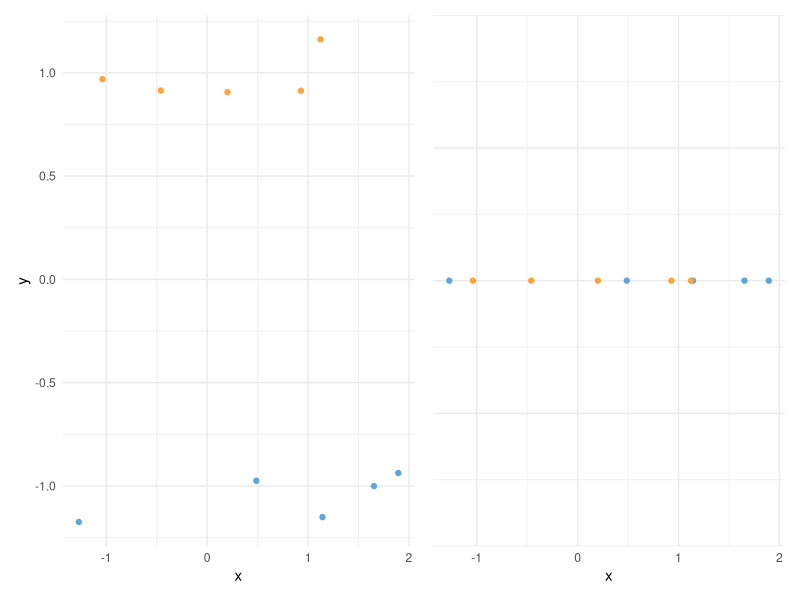
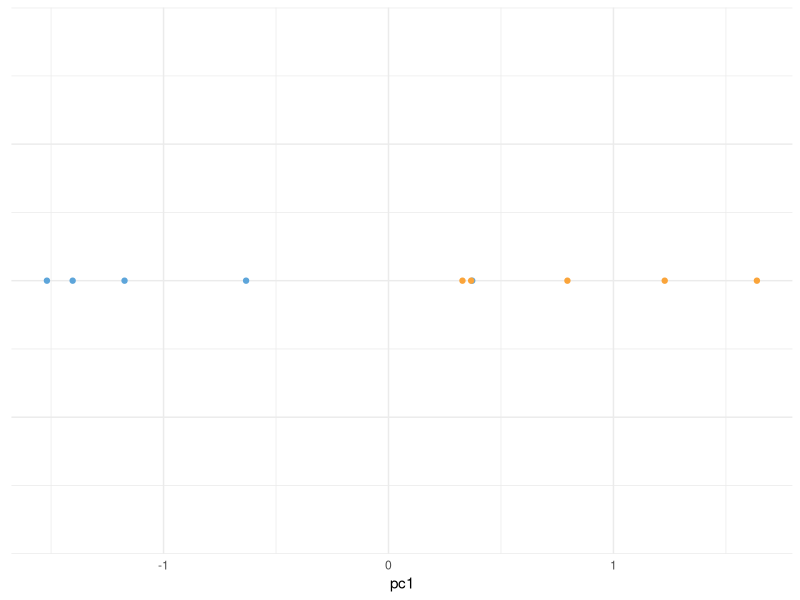
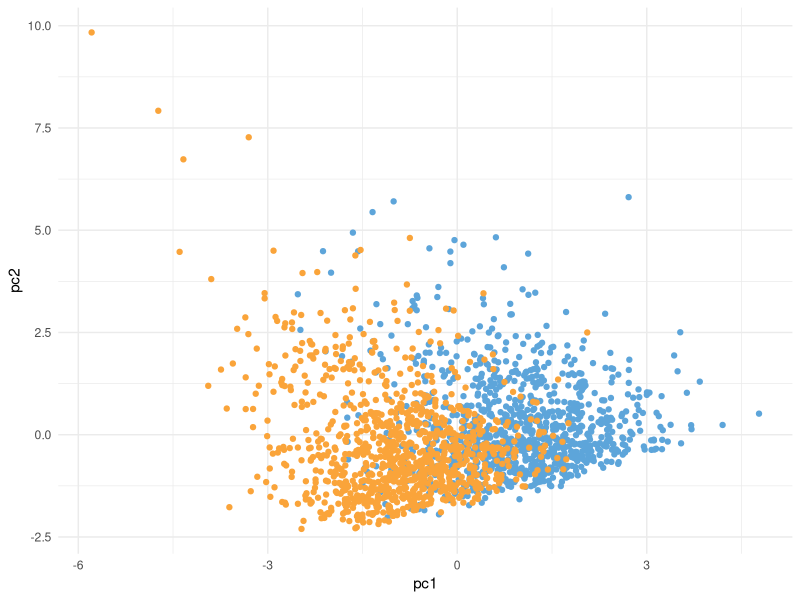
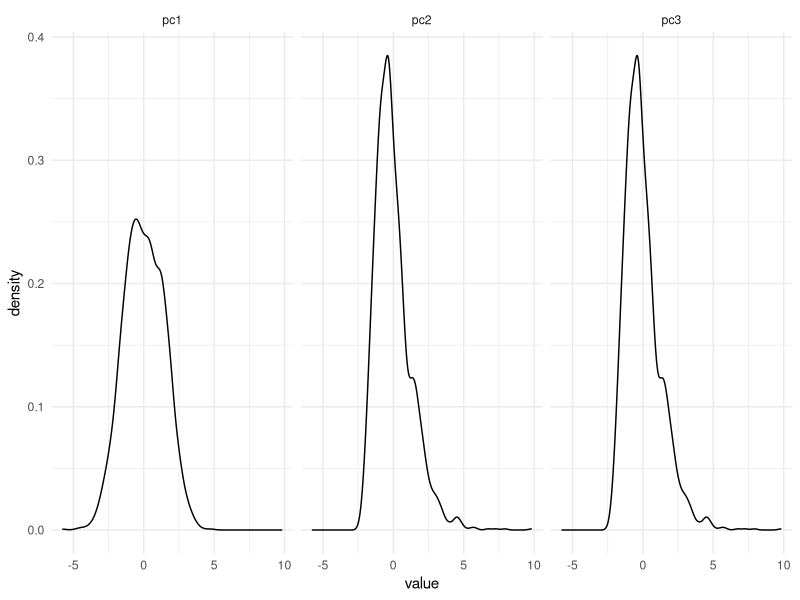

Generate these figures, in order, with R:
## ---- chunk 1
# Data manipulation
library(dplyr)
library(purrr)
library(tidyr)
        
# Plotting and tables
library(ggplot2)
library(patchwork)
library(ggthemes)
library(knitr)

# R settings
theme_set(theme_minimal() + theme(legend.position = "none"))
opts_chunk$set(echo = T, warning = F, message = F, tidy = F,
               fig.width = 8.5, fig.height = 6)
## ---- chunk 2
n <- 5

df <- tibble(x = c(rnorm(n, 1), rnorm(n, 0)),
             y = c(rnorm(n, -1, 0.1), rnorm(n, 1, 0.1)),
             group = as.factor(rep(c(-1, 1), each = n)))

p1 <- ggplot(df, aes(x, y, colour = group)) +
  geom_point() +
  scale_color_few()

p2 <- ggplot(df, aes(x, y = 0, colour = group)) +
  geom_point() +
  scale_color_few() +
  theme(axis.text.y = element_blank(),
        axis.title.y = element_blank())

p1 + p2
## ---- chunk 3
pr <- prcomp(select(df, x, y), center = T, scale = T)
pr <- predict(pr, select(df, x, y))
df$pc1 <- pr[ , 1]
df$pc2 <- pr[ , 2]


ggplot(df, aes(pc1, y = 0, colour = group)) +
  geom_point() +
  scale_color_few() +
  theme(axis.text.y = element_blank(),
        axis.title.y = element_blank())
## ---- chunk 4
library(dplyr)
library(ggplot2)
library(ggthemes)

n <- 2000

df <- tibble(
  wealthy = rep(c(0, 1), each = n/2),
  motorbikes = rbinom(n, 5, 0.25 + 0.2*wealthy),
  bicycles = rbinom(n, 5, 0.65 + 0.2*wealthy),
  chickens = rbinom(n, 5, 0.75 + 0.2*wealthy),
  goats = rbinom(n, 5, 0.5 + 0.2*wealthy),
  savings = rnorm(n, 0 + 0.2*wealthy),
  land_area = rgamma(n, 1.5 + 0.25*wealthy),
)
## ---- chunk 5
# Calculate and extract the components
pr <- prcomp(select(df, -wealthy))
pr <- predict(pr, select(df, -wealthy))

# Add the first two components to the data
df$pc1 <- pr[ , 1]
df$pc2 <- pr[ , 2]
df$pc3 <- pr[ , 2]
## ---- chunk 6
df %>% 
  ggplot(aes(pc1, pc2, color = as.factor(wealthy))) +
  geom_point() +
  scale_color_few()
## ---- chunk 7
df %>% 
  select(matches("^pc")) %>% 
  gather(component, value) %>% 
  ggplot(aes(value)) +
  geom_density() +
  facet_wrap(. ~ component)
